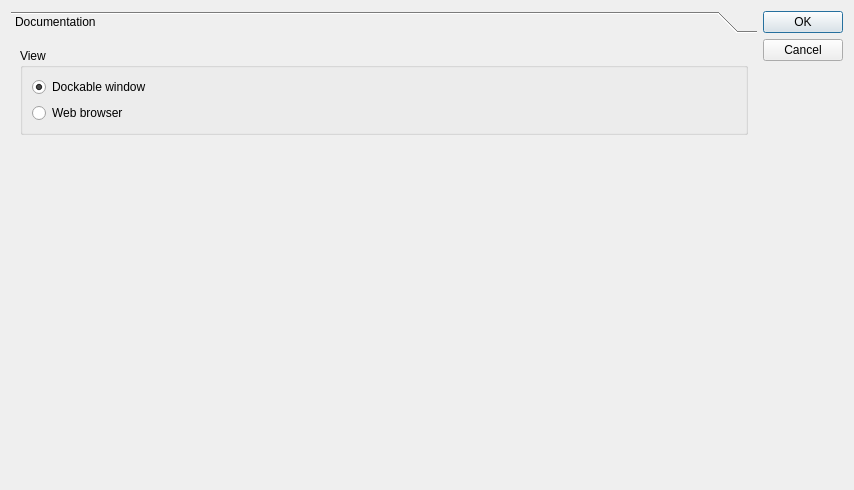
<?xml version="1.0" encoding="UTF-8"?>
<ui version="4.0">
 <class>Dialog</class>
 <widget class="QDialog" name="Dialog">
  <property name="geometry">
   <rect>
    <x>0</x>
    <y>0</y>
    <width>854</width>
    <height>490</height>
   </rect>
  </property>
  <property name="windowTitle">
   <string>HEXRD Preferences</string>
  </property>
  <layout class="QHBoxLayout" name="horizontalLayout">
   <item>
    <widget class="QToolBox" name="toolBox">
     <property name="currentIndex">
      <number>0</number>
     </property>
     <widget class="QWidget" name="documentation">
      <property name="geometry">
       <rect>
        <x>0</x>
        <y>0</y>
        <width>656</width>
        <height>407</height>
       </rect>
      </property>
      <attribute name="label">
       <string>Documentation</string>
      </attribute>
      <layout class="QVBoxLayout" name="verticalLayout_2">
       <item>
        <widget class="QGroupBox" name="groupBox">
         <property name="title">
          <string>View</string>
         </property>
         <layout class="QVBoxLayout" name="verticalLayout">
          <item>
           <widget class="QRadioButton" name="docsDockableWindowButton">
            <property name="text">
             <string>Dockable window</string>
            </property>
            <property name="checked">
             <bool>true</bool>
            </property>
           </widget>
          </item>
          <item>
           <widget class="QRadioButton" name="docsWebbrowserButton">
            <property name="text">
             <string>Web browser</string>
            </property>
           </widget>
          </item>
         </layout>
        </widget>
       </item>
       <item>
        <spacer name="verticalSpacer">
         <property name="orientation">
          <enum>Qt::Vertical</enum>
         </property>
         <property name="sizeHint" stdset="0">
          <size>
           <width>20</width>
           <height>40</height>
          </size>
         </property>
        </spacer>
       </item>
      </layout>
     </widget>
    </widget>
   </item>
   <item>
    <widget class="QDialogButtonBox" name="buttonBox">
     <property name="orientation">
      <enum>Qt::Vertical</enum>
     </property>
     <property name="standardButtons">
      <set>QDialogButtonBox::Cancel|QDialogButtonBox::Ok</set>
     </property>
    </widget>
   </item>
  </layout>
 </widget>
 <resources/>
 <connections>
  <connection>
   <sender>buttonBox</sender>
   <signal>accepted()</signal>
   <receiver>Dialog</receiver>
   <slot>accept()</slot>
   <hints>
    <hint type="sourcelabel">
     <x>248</x>
     <y>254</y>
    </hint>
    <hint type="destinationlabel">
     <x>157</x>
     <y>274</y>
    </hint>
   </hints>
  </connection>
  <connection>
   <sender>buttonBox</sender>
   <signal>rejected()</signal>
   <receiver>Dialog</receiver>
   <slot>reject()</slot>
   <hints>
    <hint type="sourcelabel">
     <x>316</x>
     <y>260</y>
    </hint>
    <hint type="destinationlabel">
     <x>286</x>
     <y>274</y>
    </hint>
   </hints>
  </connection>
 </connections>
</ui>
